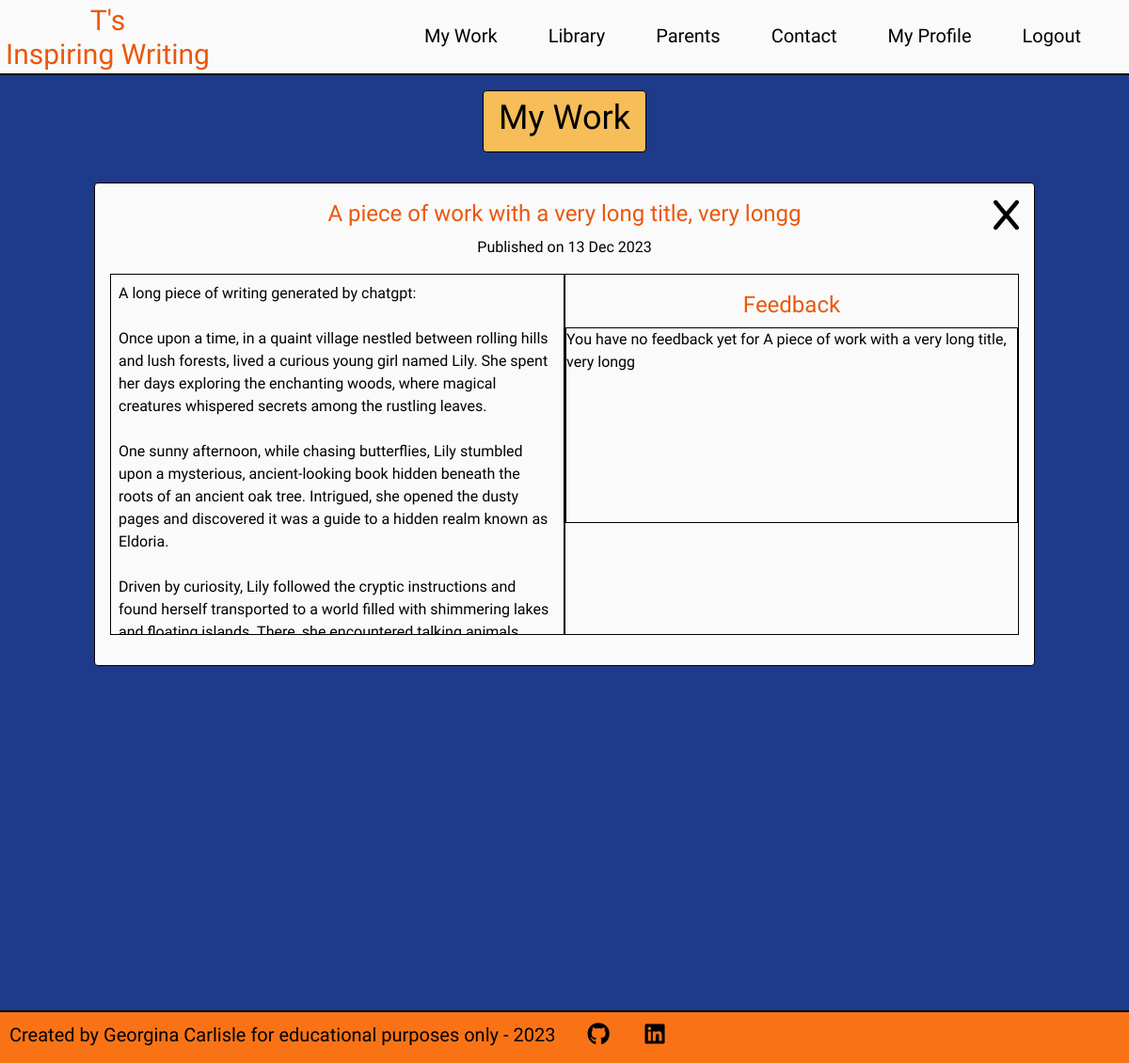
Page /writing/my_feedback/7 (signed in) on the earlier database version.
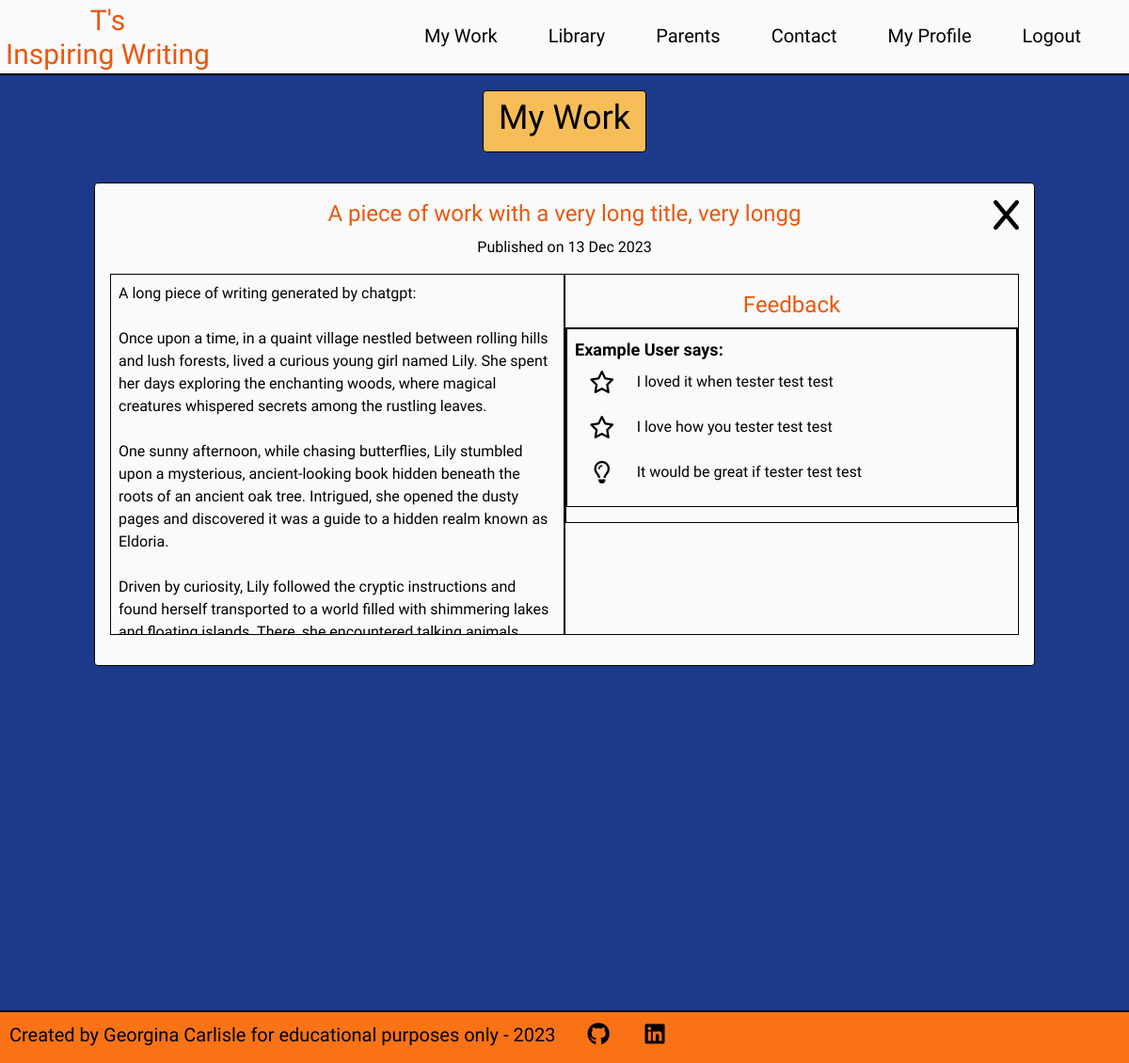
Same page on the later database version.
### users/models.py (models this page shows, shortened)
class User(AbstractBaseUser, PermissionsMixin):
    __name__ = 'CustomUser'
    validUsername = RegexValidator(
        r'^[a-zA-Z ]+$', 'Only letters and spaces are allowed in your Pen name')
    validFirstName = RegexValidator(
        r'^[a-zA-Z ]+$',
        'Only letters and spaces are allowed in your First name')
    validSecondName = RegexValidator(
        r'^[a-zA-Z ]+$',
        'Only letters and spaces are allowed in your Second name')
    username = models.CharField(
        max_length=20, unique=True, validators=[validUsername])
    age = models.IntegerField(
        validators=[MinValueValidator(8), MaxValueValidator(12),],)
    first_name = models.CharField(max_length=12, validators=[validFirstName])
    last_name = models.CharField(max_length=20, validators=[validSecondName])
    email = models.EmailField(max_length=320)
    consent = models.BooleanField(default=False)
    join_date = models.DateTimeField(default=timezone.now)
    is_staff = models.BooleanField(default=False)
    is_admin = models.BooleanField(default=False)
    is_active = models.BooleanField(default=True)
    is_superuser = models.BooleanField(default=False)
    objects = CustomAccountManager()
    USERNAME_FIELD = 'username'
    REQUIRED_FIELDS = ['email', 'first_name', 'last_name']
    def __str__(self):
        return self.username

### writing/models.py (models this page shows, shortened)
class Writing(models.Model):
    title = models.CharField(max_length=50, unique=True)
    slug = models.SlugField(max_length=100, unique=True)
    author = models.ForeignKey(User, on_delete=models.CASCADE, related_name="writing")
    body = models.TextField()
    updated_on = models.DateTimeField(auto_now=True)
    pending_approval = models.BooleanField(default=False)
    date_submitted = models.DateTimeField(null=True, blank=True)
    approved = models.BooleanField(default=False)
    date_approved = models.DateTimeField(null=True, blank=True)
    failed_approval = models.BooleanField(default=False)
    date_failed = models.DateTimeField(null=True, blank=True)
    reason_failed = models.TextField(null=True, blank=True)
    featured = models.BooleanField(default=False)
    class Meta:
        ordering = ['-date_approved']

### library/models.py (models this page shows, shortened)
class Feedback(models.Model):
    giver = models.ForeignKey(User, on_delete=models.CASCADE, related_name="given_feedback")
    writing = models.ForeignKey(Writing, on_delete=models.CASCADE, related_name="received_feedback")
    star_one = models.TextField()
    star_two = models.TextField()
    wish = models.TextField()
    date_created = models.DateTimeField(auto_now_add=True)
    date_last_edit = models.DateTimeField(auto_now=True)
    approved = models.BooleanField(default=False)
    date_approved = models.DateTimeField(null=True, blank=True)
    failed_approval = models.BooleanField(default=False)
    date_failed = models.DateTimeField(null=True, blank=True)
    reason_failed = models.TextField(null=True, blank=True)
    class Meta:
        ordering = ['-date_approved']

### writing/views.py (the view)
# urls.py: path('my_feedback/<int:writing_id>', views.view_my_feedback, name='my_feedback'),
@login_required
def view_my_feedback(request, writing_id):
    writing = get_object_or_404(Writing, pk=writing_id)
    feedback_received = writing.received_feedback.all().filter(approved = True)
    context = {}
    if request.user != writing.author:
        messages.error(request, 'You have been returned to your account home page, \
                       as you were trying to access a page you are not authorised to view.')
        return redirect('account_home')
    context['writing'] = writing
    context['feedback_received'] = feedback_received
    return render(request, 'view_my_feedback.html', context)

### writing/templates/view_my_feedback.html (shortened to what this page needs)
{% extends 'base.html' %}
{% load static %}
{% block content %}
<div class="bg-blue-900 h-full pb-4 pt-16 lg:pt-20">
    <div class="flex justify-center h-fit">
        <div class="text-center px-4 py-2 bg-horange my-4 h-fit rounded border border-black">
            <h1 class="text-3xl md:text-4xl font-title text-black mb-2">
                My Work
            </h1>
        </div>
    </div>
    <div class="flex justify-center mt-4">
        <div class="border border-black rounded bg-zinc-50 p-4 relative w-11/12 sm:max-w-xl lg:max-w-none lg:w-5/6 h-3/4">
            <a
            href="{% url 'my_work' user.id %}"
            title="Return to My Work. Any changes will not be saved."
            class="absolute top-4 right-4">
                <i class="fa-solid fa-x text-4xl" aria-hidden="true"></i>
            </a>
            <div class="text-center mb-4">
                <div class="flex justify-center">
                    <h2 class="text-2xl md:text-2xl mb-2 w-4/5 font-title text-orange-600">
                        {{ writing.title }}
                    </h2>
                </div>
                <p class="mb-2">
                    Published on {{ writing.date_approved|date:"d M Y" }}
                </p>
            </div>
            <div class="lg:grid lg:grid-cols-2 h-fit 2xl:grid-cols-5">
                <div class="border border-black h-40 lg:h-96 overflow-auto mb-4 p-2 2xl:col-span-3">
                    {{ writing.body|linebreaksbr|safe }}
                </div>
                <div class="lg:border border-black lg:h-96 lg:pt-4 2xl:col-span-2">
                    <h3 class="text-2xl text-center mb-2 font-title text-orange-600">Feedback </h3>
                    <div class="border border-black max-h-52 overflow-auto lg:h-80 lg:overflow-scroll">
                        {% if feedback_received %}
                        {% for feedback in feedback_received %}
                        <div class="border border-black p-2">
                            <h4 class="font-bold text-lg">
                                {{ feedback.giver }} says:
                            </h4>
                            <div class="mb-2 grid grid-cols-6 sm:grid-cols-8">
                                <div class="col-span-1 flex justify-center">
                                    <i class="fa-regular fa-star text-2xl mt-2" aria-label="star one"></i>
                                </div>
                                <p class="col-span-5 sm:col-span-7 p-2">
                                    I loved it when {{ feedback.star_one }}
                                </p>
                            </div>
                            <div class="mb-2 grid grid-cols-6 sm:grid-cols-8">
                                <div class="col-span-1 flex justify-center">
                                    <i class="fa-regular fa-star text-2xl mt-2" aria-label="star two"></i>
                                </div>
                                <p class="col-span-5 sm:col-span-7 p-2">
                                    I love how you {{ feedback.star_two }}
                                </p>
                            </div>
                            <div class="mb-2 grid grid-cols-6 sm:grid-cols-8">
                                <div class="col-span-1 flex justify-center">
                                    <i class="fa-regular fa-lightbulb text-2xl mt-2" aria-label="idea"></i>
                                </div>
                                <p class="col-span-5 sm:col-span-7 p-2">
                                    It would be great if {{ feedback.wish }}
                                </p>
                            </div>
                        </div>
                        {% endfor %}
                        {% else %}
                        <p>You have no feedback yet for {{ writing.title }}</p>
                        {% endif %}
                    </div>
                </div>
            </div>
        </div>
    </div>
</div>
{% endblock%}

### templates/base.html (shortened to what this page needs)
{% load compress %} {% load static %}
<!DOCTYPE html>
<html lang="en">
  <head>
    {% compress css %}
    <link rel="stylesheet" href="{% static 'src/output.css' %}" />
    {% endcompress %}
  </head>
  <body class="flex flex-col h-screen">
    {% if request.user.is_authenticated %}
    {% include 'account_header.html' %} {% else %}
    {% include 'header.html' %} {% endif %}
    <main class="grow font-body">{% block content %} {% endblock %}</main>
    {% include 'footer.html' %}
  </body>
</html>

### templates/account_header.html (shortened to what this page needs)
{% load static %}
<header>
  <div
    class="fixed top-0 z-10 grid grid-cols-4 md:grid-cols-6 xl:grid-cols-6 h-16 lg:h-20 w-full border-b-2 border-black bg-zinc-50"
  >
    <div class="flex justify-start col-span-3 sm:col-span-2">
      <div class="p-1.5 lg:py-1">
        <a
          class="inline-block text-center w-full font-title text-2xl lg:text-3xl leading-none text-orange-600 hover:text-black hover:cursor-pointer"
          href="{% url 'account_home' %}"
          aria-label="return to the home page"
        >
          {% if user.username %}
          <p>{{ user.username }}'s</p>
          <p>Inspiring Writing</p>
          {% endif %}
        </a>
      </div>
    </div>
    <nav class="col-span-1 md:col-span-4 p-5 lg:p-6 font-body">
      <ul class="hidden md:flex flex-row justify-around lg:text-xl">
        <li class="hover:font-bold hover:cursor-pointer">
          <a href="{% url 'my_work' user.id %}">My Work</a>
        </li>
        <li class="hover:font-bold hover:cursor-pointer">
          <a href="{% url 'library' %}">Library</a>
        </li>
        <li class="hover:font-bold hover:cursor-pointer">
          <button
            id="parent-info-open"
            aria-label="open information for parents">
            Parents
          </button>
        </li>
        <li class="hover:font-bold hover:cursor-pointer">
          <a>Contact</a>
        </li>
        <li class="hover:font-bold hover:cursor-pointer">
          <a>My Profile</a>
        </li>
        <li class="hover:font-bold hover:cursor-pointer">
          <a href="{% url 'logout' %}">Logout</a>
        </li>
      </ul>
    </nav>
  </div>
</header>

### templates/parent_info.html (shortened to what this page needs)
{% load static %}

### templates/footer.html (shortened to what this page needs)
{% load static %}
<footer>
    <div class="flex font-body p-2 h-11 md:h-14 border-t-2 border-black bg-orange-500">
        <p class="p-0.5 md:text-xl"><span class="hidden sm:inline">Created by </span>Georgina Carlisle <span class="hidden sm:inline">for educational purposes only </span> -  2023</p>
        <span class="ml-8 text-xl md:text-2xl">
            <a href="https://github.com/GeorginaCarlisle"
            target="_blank"
            rel="noopener"
            aria-label="Visit my GitHub profile (opens in a new tab)"
            class="mr-8">
            <i class="fa-brands fa-github hover:text-zinc-50"></i>
            </a>
            <a href="https://www.linkedin.com/in/georgina-carlisle-617b58268"
            target="_blank"
            rel="noopener"
            aria-label="Visit my linkedin profile (opens in a new tab)">
            <i class="fa-brands fa-linkedin hover:text-zinc-50"></i>
            </a>
        </span>
    </div>
  </footer>

Differences in the rows shown:
shown differently, row unchanged: Writing "A piece of work with a very long title, very longg": title "A piece of work with a very long title, very longg" → (not shown)
added Feedback: giver "Example User", star_one "tester test test", star_two "tester test test", wish "tester test test"
Other differences:
text no longer shown: "You have no feedback yet for"
